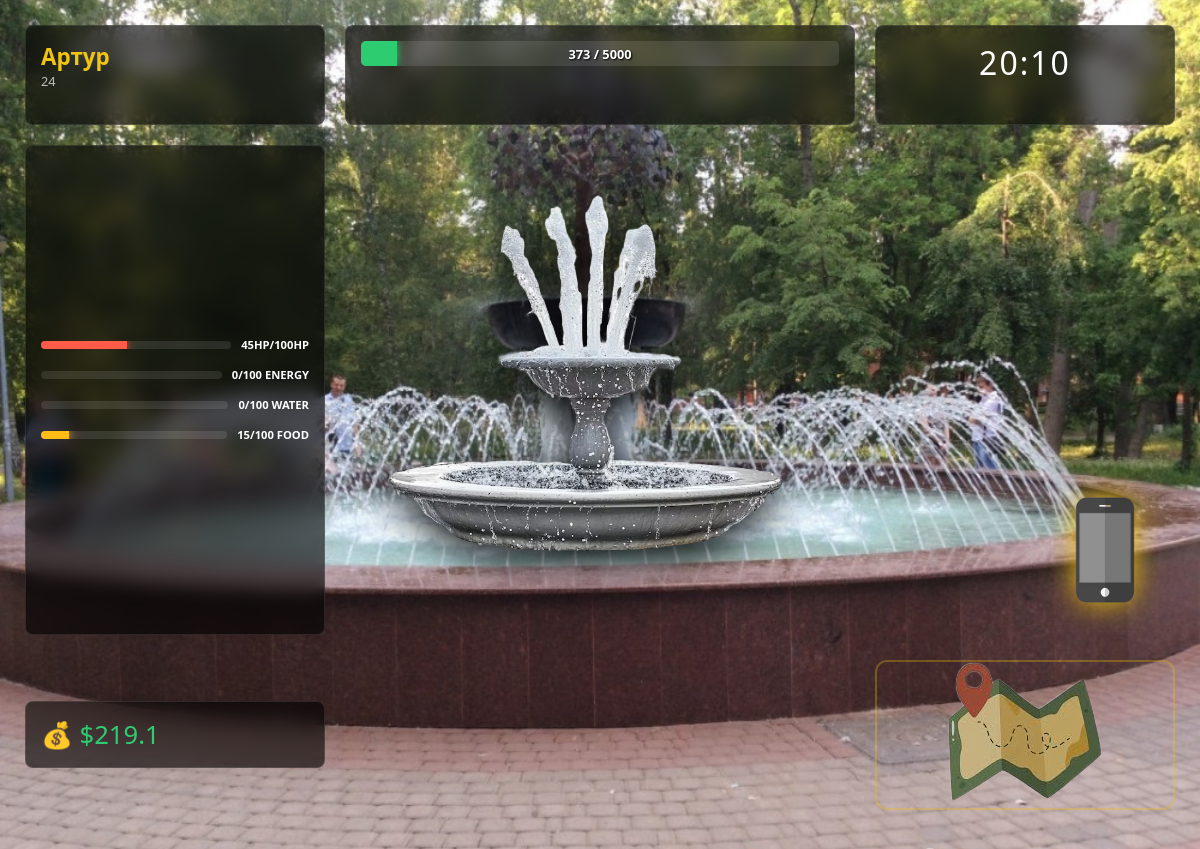
The app's page /park (signed in), older data.
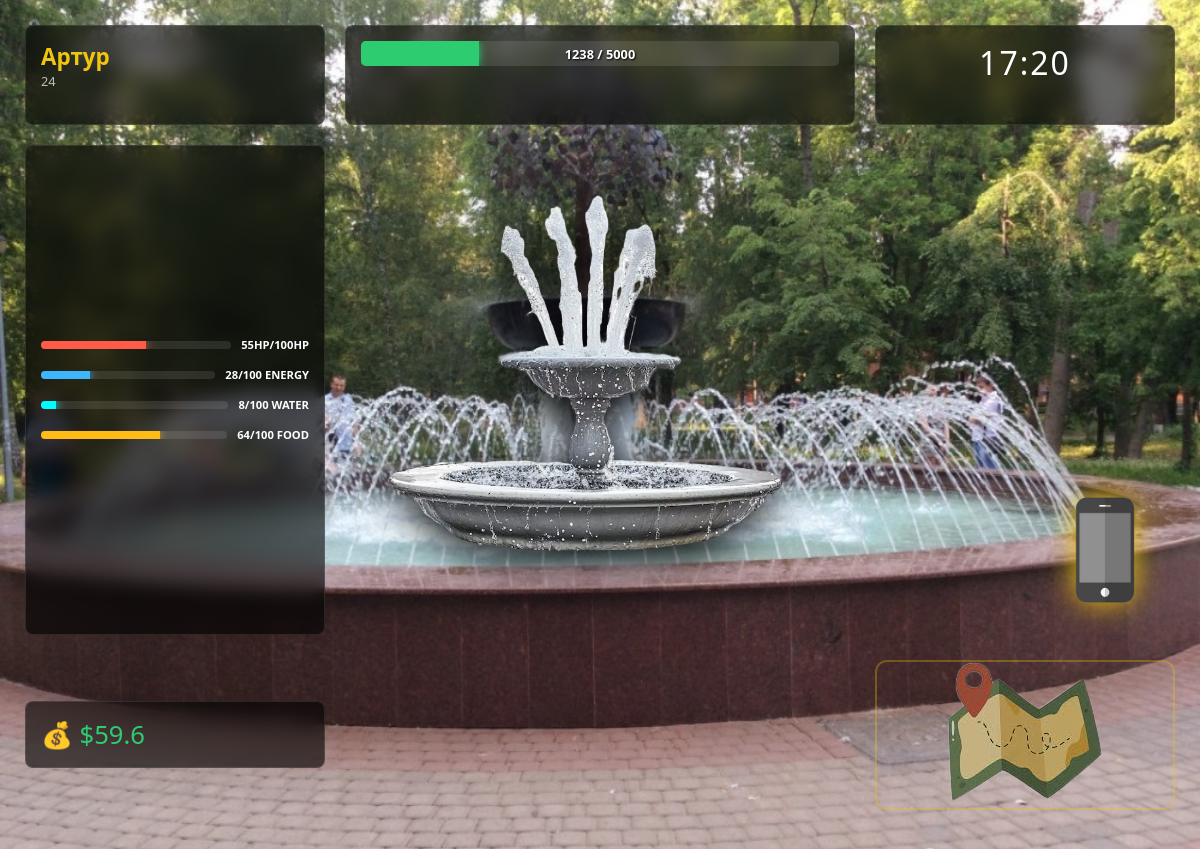
The same page, newer data.
### models.py (models this page shows)
class BaseModel(Model):
    class Meta:
        database = db

class Player(BaseModel):
    login = CharField(unique=True)
    password = CharField()
    hp = IntegerField(default=100)
    energy = IntegerField(default=100)
    max_hp = IntegerField(default=100)
    max_energy = IntegerField(default=100)
    charisma = IntegerField(default=0)
    charisma_bonus = IntegerField(default=0)
    money = FloatField(default=0)
    glory = IntegerField(default=0)
    xp = IntegerField(default=0)
    xp_bonus = FloatField(default=1)
    age = IntegerField()
    name = CharField()
    location = ForeignKeyField(Locations, backref="players")
    job = ForeignKeyField(Jobs, backref="players", null=True)
    satiety = IntegerField(default=100)
    max_satiety = IntegerField(default=100)
    hydration = IntegerField(default=100)
    max_hydration = IntegerField(default=100)
    time = IntegerField(default=0)
    days = IntegerField(default=0)

### main.py (the view)
@app.route("/park")
def park():
    if session.get("is_auth") != True:
        return redirect("/")
    player = Player.get_or_none(login=session["login"])
    player.location=3
    player.job = None
    player.save()
    hours = player.time // 60
    minutes = player.time % 60
    return render_template("park.html", player=player, hours=hours, minutes=minutes)

### templates/park.html (shortened to what this page needs)
<!doctype html>
<html lang="ru">
  <head>
    <link rel="stylesheet" href="../static/css/park.css" />
  </head>
  <body>
    <div class="parent">
      <div class="NameAgeDiv">
        <div class="NameDiv">{{player.name}}</div>
        <div class="AgeDiv">{{player.age}}</div>
      </div>
      <div class="XP-NextLvl">
        <div class="xp-bar">
          <div id="xp-fill" class="AvailableEx"></div>
          <div class="xp-text">
            <span id="current-xp">{{player.xp}}</span> / <span id="max-xp">5000</span>
          </div>
        </div>
      </div>
      <div class="TimeDiv">
        <span class="HourDiv">{{hours}}</span>:<span class="MinuteDiv">{{minutes}}</span>
      </div>
      <div class="TrailerDiv">
        <div class="trailer-img">
          <img src="../static/img/location-img/park_img.png" alt="Trailer" id="click"/>
        </div>
      </div>
      <div class="stats">
        <div class="stat-row hp">
          <div class="bar"><div id="hp-fill" class="fill"></div></div>
          <span>{{player.hp}}HP/{{player.max_hp}}HP</span>
        </div>
        <div class="stat-row energy">
          <div class="bar"><div id="energy-fill" class="fill"></div></div>
          <span>{{player.energy}}/{{player.max_energy}} ENERGY</span>
        </div>
        <div class="stat-row hydration">
          <div class="bar"><div id="water-fill" class="fill"></div></div>
          <span>{{player.hydration}}/{{player.max_hydration}} WATER</span>
        </div>
        <div class="stat-row satiety">
          <div class="bar"><div id="food-fill" class="fill"></div></div>
          <span>{{player.satiety}}/{{player.max_satiety}} FOOD</span>
        </div>
      </div>
      <div class="MoneyDiv">
        <div class="wallet-img">💰 ${{player.money}}</div>
      </div>
      <div class="PhoneDiv">
        <div class="phone-content">
          <img src="../static/img/phone.png" alt="Phone" />
        </div>
      </div>
      <label for="map-toggle" class="MapDiv">
        <div class="Map-img">
          <img src="../static/img/карта.png" alt="Map" />
        </div>
      </label>
    </div>
  </body>
</html>

Row changes from the older to the newer data that the page shows:
changed Player "Артур": xp "373" → "1238"; hp "45" → "55"; energy "0" → "28"; hydration "0" → "8"; satiety "15" → "64"; money "219.1" → "59.6"
Text that changed along with them:
{{ hours }}: "20" → "17"
{{ minutes }}: "10" → "20"
